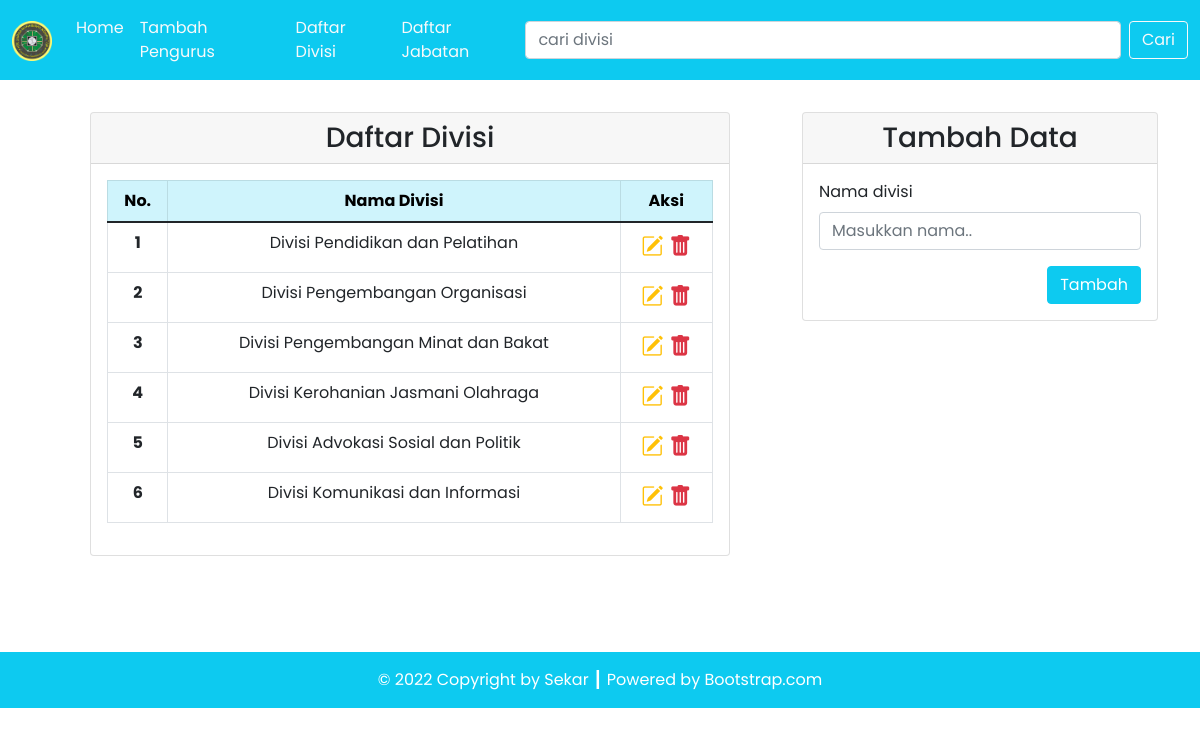
The app's page /divisi.php with its own data.
### tables this page shows
CREATE TABLE `divisi` (
  `divisi_id` int(11) NOT NULL AUTO_INCREMENT,
  `divisi_nama` varchar(100) NOT NULL,
  PRIMARY KEY (`divisi_id`)
);

### config.php (called while the page is built)
<?php
$DB_HOST = "localhost";
$DB_USERNAME = "root";
$DB_PASSWORD = "";
$DB_NAME = "db_ormawa";

### classes/DB.php (called while the page is built, shortened)
<?php
class DB
{
    private $hostname;
    private $username;
    private $password;
    private $dbname;
    private $conn;
    private $result;
    function __construct($hostname, $username, $password, $dbname)
    {
        $this->hostname = $hostname;
        $this->username = $username;
        $this->password = $password;
        $this->dbname = $dbname;
    }
    function open()
    {
        $this->conn = mysqli_connect($this->hostname, $this->username, $this->password, $this->dbname);
    }
    function execute($query)
    {
        $this->result = mysqli_query($this->conn, $query);
    }
    function getResult()
    {
        return mysqli_fetch_array($this->result);
    }
}

### classes/Divisi.php (called while the page is built, shortened)
<?php
class Divisi extends DB
{
    function getDivisi()
    {
        $query = "SELECT * FROM divisi";
        return $this->execute($query);
    }
}

### divisi.php (the view, shortened to what this page needs)
<?php
include('config.php');
include('classes/DB.php');
include('classes/Divisi.php');
$divisi = new Divisi($DB_HOST, $DB_USERNAME, $DB_PASSWORD, $DB_NAME);
$divisi->open();
$divisi->getDivisi();
$header = '<tr>
<th scope="row">No.</th>
<th scope="row">Nama Divisi</th>
<th scope="row">Aksi</th>
</tr>';
$data = null;
$no = 1;
while ($div = $divisi->getResult()) {
    $data .= '<tr>
    <th scope="row">' . $no . '</th>
    <td>' . $div['divisi_nama'] . '</td>
    <td style="font-size: 22px;">
        <a href="divisi.php?id=' . $div['divisi_id'] . '" title="Edit Data"><i class="bi bi-pencil-square text-warning"></i></a>&nbsp;<a href="divisi.php?hapus=' . $div['divisi_id'] . '" title="Delete Data"><i class="bi bi-trash-fill text-danger"></i></a>
        </td>
    </tr>';
    $no++;
}

### records on screen
divisi: divisi_nama "Divisi Pendidikan dan Pelatihan"
divisi: divisi_nama "Divisi Pengembangan Organisasi"
divisi: divisi_nama "Divisi Pengembangan Minat dan Bakat"
divisi: divisi_nama "Divisi Kerohanian Jasmani Olahraga"
divisi: divisi_nama "Divisi Advokasi Sosial dan Politik"
divisi: divisi_nama "Divisi Komunikasi dan Informasi"
